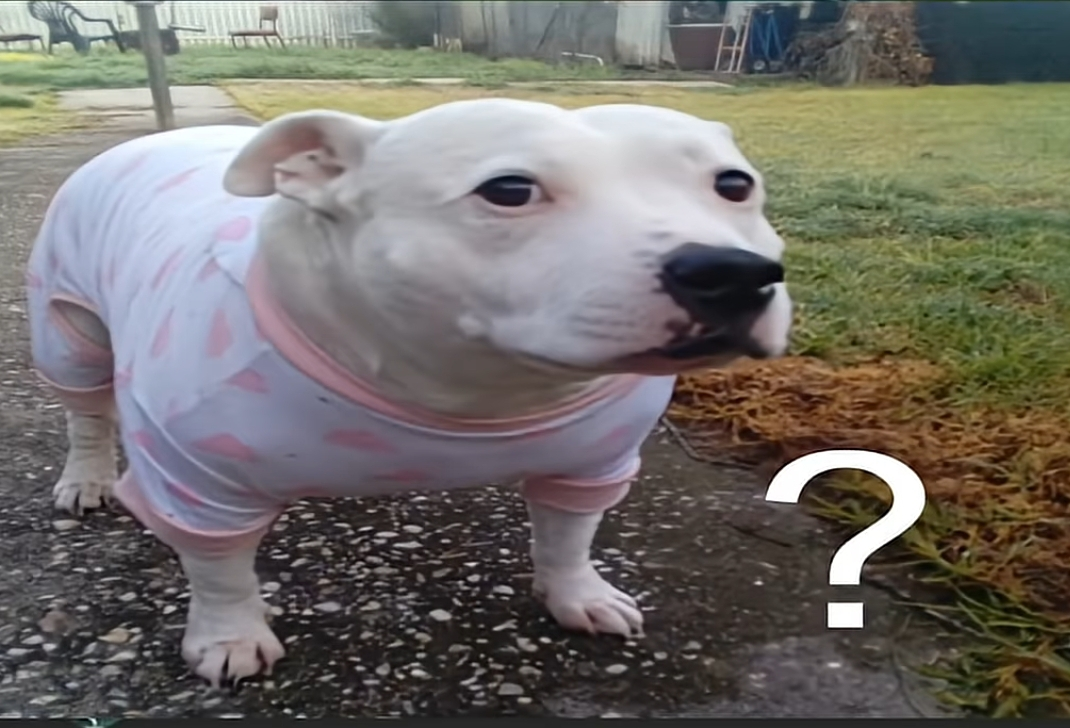
#> input picture P1/p1_material/images_notebook/Dog.jpeg, 1070 x 728 px; the run also reads 4 pictures not shown here
$ jupyter execute --allow-errors 2026_ComputerVision_P1_Ton.ipynb   (shell and % lines are left out)
#> lines starting #> are read from the running program, lines starting #| are printed output that depends on the picture; after the words box and inside, x2 and y2 are one past the last pixel; in counts of white or black regions, pixels touching at a corner belong together
# Computer Vision - P1

### *Carefully read the following instructions before start coding.*

### **Prerequisite**

- Before starting P1, you must **complete the 'p1_tutorial'.** The tutorial introduces the key concepts and steps needed to complete the practice successfully. Completing it first will help you understand the requirements and avoid common mistakes.

==============================================================================================

## **P1: Basics on Image Processing and Manipulation**
==============================================================================================

### The main topics are:

1. Image loading, saving and creation

2. Color manipulation

To complete this exercise, we will work with the following concepts: **image creation**, **data types**, and **image manipulation**.

==============================================================================================
### Packages loading

First we need to import the required Python packages for basic image manipulation.

Run the following code:

[cell 1]
import numpy as np # useful for manipulating matrices
from skimage import io # useful for image loading and saving
from matplotlib import pyplot as plt # useful for plotting images on iPython or Jupyter Notebooks
import matplotlib.image as mpimg

Note that commands starting with the percentage sign (`%`) are special internal commands to ipython (as opposed to Python code to be run). In the case below, we set the matplotlib environment to display images results inline (i.e. the images will be shown **inside the
notebook**):

==============================================================================================

### **1.1 Image creation**

Remember that [Numpy](https://docs.scipy.org/doc/numpy-1.13.0/reference/) allows us to define images of different kinds treating them as matrices.

The most common examples are:

* Binary: with values of 0 or 1, interpreted as black or white, respectively.
* Grayscale: with possible data types uint8, uint16, double, whose pixel values define their intensity.
* RGB Image: color images consisting of 3 matrices (usually called 'channels'), which contain intensity values for each color separately R (red), G (green) and B (blue).

**a) Create and display a 100 × 100 grayscale image represented as a 2D array.**
 - Each element of the array must be an 8-bit unsigned integer (`uint8`).
 - Initialize all elements to zero.
 - Hide the axes when displaying the image.
 - Print the data type (dtype) of the created image.

[cell 2]
image = np.zeros((100,100),dtype=np.uint8) # Create an image of 100x100 with all zeros using uint8
print(image.dtype) # Print the Data Type

# Show image without axes in grayscale
plt.imshow(image, cmap='gray')
plt.axis("off")
plt.show()
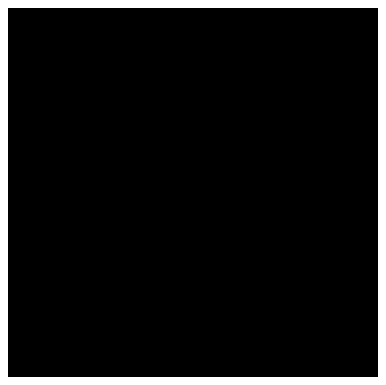
#> figure drawn by matplotlib, 1 panel

**b) How many distinct intensity levels can each pixel represent in this uint8 grayscale image? Explain your answer.**

Each pixel can represent up to 256 colours (from 0 to 255) if represented in uint8. Because an integer of 8 bits can only represent that much numbers (2<sup>8</sup> = 256).

**c) Create and display a 100 × 100 RGB image represented as a 3D array.**
 - Each element of the array must be an 8-bit unsigned integer (`uint8`).
 - Initialize all elements to zero.
 - Then, convert the RGB image to Grayscale using `rgb2gray`.
 - Print the data type (dtype) and dimension (shape) of both images.

[cell 3]
from skimage.color import rgb2gray

rgb = np.zeros((100,100,3), dtype=np.uint8) # Create an RGB image of 100x100 with all zeros using uint8
grayscale = rgb2gray(rgb)

# Print the Data Type and show both images without axes
plt.imshow(rgb)
plt.axis("off")
plt.show()
print("RGB Data Type:", rgb.dtype)

plt.imshow(grayscale, cmap='gray')
plt.axis("off")
plt.show()
print("Grayscale Data Type:", grayscale.dtype)

**d) Modify the pixel values of the image created in Section 1.1(a) to reproduce the images shown below. Display the modified images using a figure with three subplots.**

Visualize the images and print the values of its first row.

[cell 4]
image1 = np.zeros((100, 100), dtype=np.uint8)
image2 = np.zeros((100, 100), dtype=np.uint8)
image3 = np.zeros((100, 100), dtype=np.uint8)

image1[:, 50:] = 255
image2[50:, :] = 255
image3[:50, :50] = 255

fig = plt.figure(figsize=(12, 4)) # Create a figure with 1 row and 3 columns
fig.patch.set_facecolor('xkcd:mid blue') # Change background colour

# First subplot
fig.add_subplot(1, 3, 1)
plt.imshow(image1, cmap='gray')
plt.axis('off')

# Second subplot
fig.add_subplot(1, 3, 2)
plt.imshow(image2, cmap='gray')
plt.axis('off')

# Third subplot
fig.add_subplot(1, 3, 3)
plt.imshow(image3, cmap='gray')
plt.axis('off')

plt.tight_layout() # Adjust spacing between the subplots.
plt.show() # Display the figure.
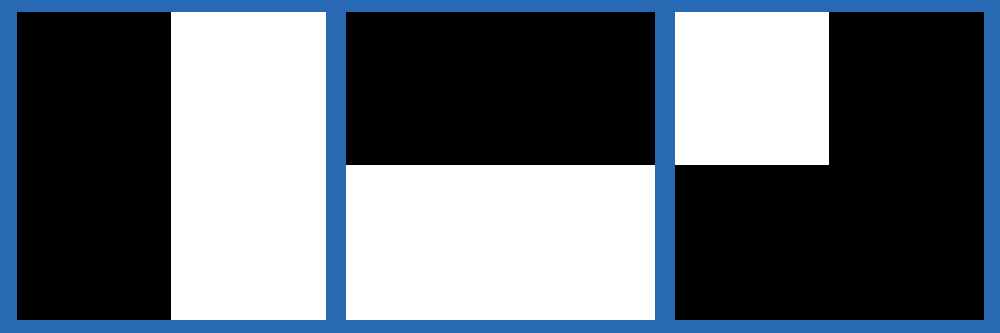
#> figure drawn by matplotlib, 3 panels

# Print values of first row
print("First row of Image 1:", image1[0])
print("First row of Image 2:", image2[0])
print("First row of Image 3:", image3[0])

**e) Vertically flip the third image, generated above, to create a mirror illusion, as illustrated below.**
- Display the resulting image while preserving the axes.
- You can consult the NumPy documentation for help: [NumPy `flip` documentation](https://numpy.org/devdocs/reference/generated/numpy.flip.html).

[cell 5]
flip_image3 = np.flip(image3, axis=0)

plt.imshow(flip_image3, cmap='gray')
plt.axis("off")
plt.show()
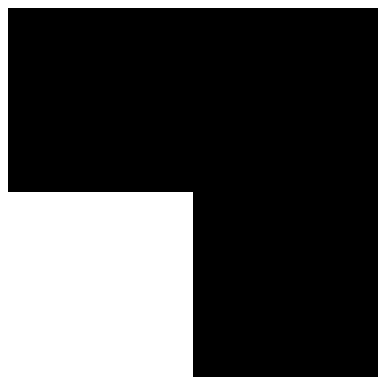
#> figure drawn by matplotlib, 1 panel

**f) Create an RGB image by combining the three grayscale images created in the previous steps.**

Follow these steps:

1. Create a **100 × 100 RGB image** using the `uint8` data type and initialize all pixel values to zero.
2. Use the first grayscale image (`img1`) to define the **red channel** of the RGB image.
3. Use the second grayscale image (`img2`) to define the **green channel**.
4. Use the third grayscale image (`img3`) to define the **blue channel**.
5. Display the resulting RGB image (the expected result is illustrated below).


[cell 6]
rgb_image = np.zeros((100,100, 3),dtype=np.uint8) # Create RGB 100x100 image

rgb_image[:, :, 0] = image1 # Image 1 define Red Channel
rgb_image[:, :, 1] = image2 # Image 2 define Green Channel
rgb_image[:, :, 2] = image3 # Image 1 define Blue Channel

# Display result
plt.imshow(rgb_image)
plt.axis('off')
plt.show()
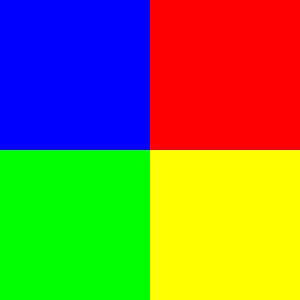
#> shown: shape (100, 100, 3) (shown 3 times larger); mean R, G, B 127.5, 127.5, 63.8

### **1.2 Image saving and loading**

**a) Use the `io` module to save the previously generated RGB image in a directory named `output`.**
- If the directory does not exist, we create it using Python.
- Save the image with the filename `rgb_image.png`.

[cell 7]
import os
if not os.path.exists("output"):
    os.mkdir("output")

[cell 8]
io.imsave('output/rgb_image.png',rgb_image)

**b) Load the saved image and display it.**
- Additionally, print its dimensions, the value of the pixel at `(10, 10)`, and its data type (`dtype`) to verify that everything is correct.

[cell 9]
img = mpimg.imread("output/rgb_image.png")
plt.imshow(img)
plt.axis("off")
plt.show()
print("Dimensions:", img.ndim)
#| Dimensions: 3
print("Value of Pixel 10,10:", img[10,10])
#| Value of Pixel 10,10: [0. 0. 1.]
print("Data Type:", img.dtype)
#| Data Type: float32

### **1.3 Basic image manipulations: RGB to grayscale, data type conversion, thresholding, and more**

**a) Load and display the image `panda.jpg` from the `images_notebook` directory.**
 - Print the image dimensions and data type.
 - Then, convert it to grayscale using `rgb2gray`.
 - Display the resulting grayscale image using an appropriate colormap.
 - Print the image dimensions and data type of the grayscale image.

[cell 10]
panda = mpimg.imread("images_notebook/Dog.jpeg")
#> panda is the input picture: shape (728, 1070, 3); mean R, G, B 114.5, 111.1, 105.7
plt.imshow(panda)
plt.axis("off")
plt.show()
print("RGB Dimensions:", panda.ndim)
#| RGB Dimensions: 3
print("RGB Data Type:", panda.dtype)
#| RGB Data Type: uint8

graypanda = rgb2gray(panda)
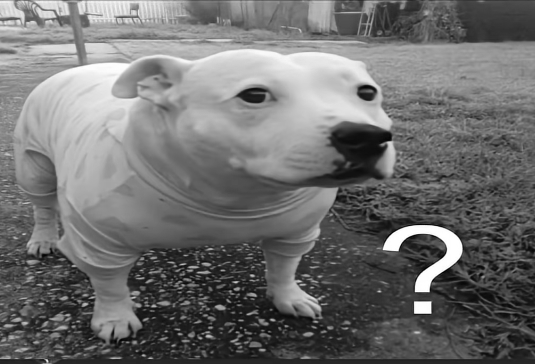
#> graypanda: shape (728, 1070) float64 (shown at 1/2 size); min 0, max 1, mean 0.437
plt.imshow(graypanda, cmap='gray')
plt.axis("off")
plt.show()
print("Grayscale Dimensions:", graypanda.ndim)
#| Grayscale Dimensions: 2
print("Grayscale Data Type:", graypanda.dtype)
#| Grayscale Data Type: float64

**b) Save the grayscale image**

- Save the grayscale image generated above in the `output` directory with the filename `panda_gray.jpg`.
- Check the [documentation](https://scikit-image.org/docs/stable/api/skimage.util.html#skimage.util.img_as_ubyte) for `img_as_ubyte` to understand how to convert the grayscale image to `uint8` before saving it.
- Display the original RGB image and the grayscale image side by side in a figure with two subplots.
- Print the minimum and maximum values of each image:
  - RGB
  - Grayscale (original)
  - Grayscale (after converting it to uint8)

[cell 11]
from skimage import img_as_ubyte

# Save Grayscale image in uint8
graypanda8 = img_as_ubyte(graypanda)
io.imsave('output/panda_gray.jpg',graypanda8)

# Create Figure with 2 Subplots
fig = plt.figure(figsize=(8, 4)) # Create a figure with 1 row and 2 columns
fig.patch.set_facecolor('xkcd:mid blue') # Change background colour

# First subplot
fig.add_subplot(1, 2, 1)
plt.imshow(panda)
plt.axis('off')

# Second subplot
fig.add_subplot(1, 2, 2)
plt.imshow(graypanda, cmap='gray')
plt.axis('off')

plt.tight_layout() # Adjust spacing between the subplots.
plt.show() # Display the figure.

# Print information
print("Minimum Value of RGB:", panda.min())
#| Minimum Value of RGB: 0
print("Maximum Value of RGB:", panda.max())
#| Maximum Value of RGB: 255
print("Minimum Value of Grayscale:", graypanda.min())
#| Minimum Value of Grayscale: 0.0
print("Maximum Value of Grayscale:", graypanda.max())
#| Maximum Value of Grayscale: 1.0
print("Minimum Value of uint8 Grayscale:", graypanda8.min())
#| Minimum Value of uint8 Grayscale: 0
print("Maximum Value of uint8 Grayscale:", graypanda8.max())
#| Maximum Value of uint8 Grayscale: 255

**c) Compute the mean of the previous grayscale image (before converting it to `uint8`) and use a logical operation to obtain a binary image.**
- Pixels with values greater than the mean should be displayed as white (`1`), while all other pixels should be displayed as black (`0`).
- Display the resulting binary image.

[cell 12]
# graypanda -> binpanda
binpanda = graypanda > graypanda.mean()
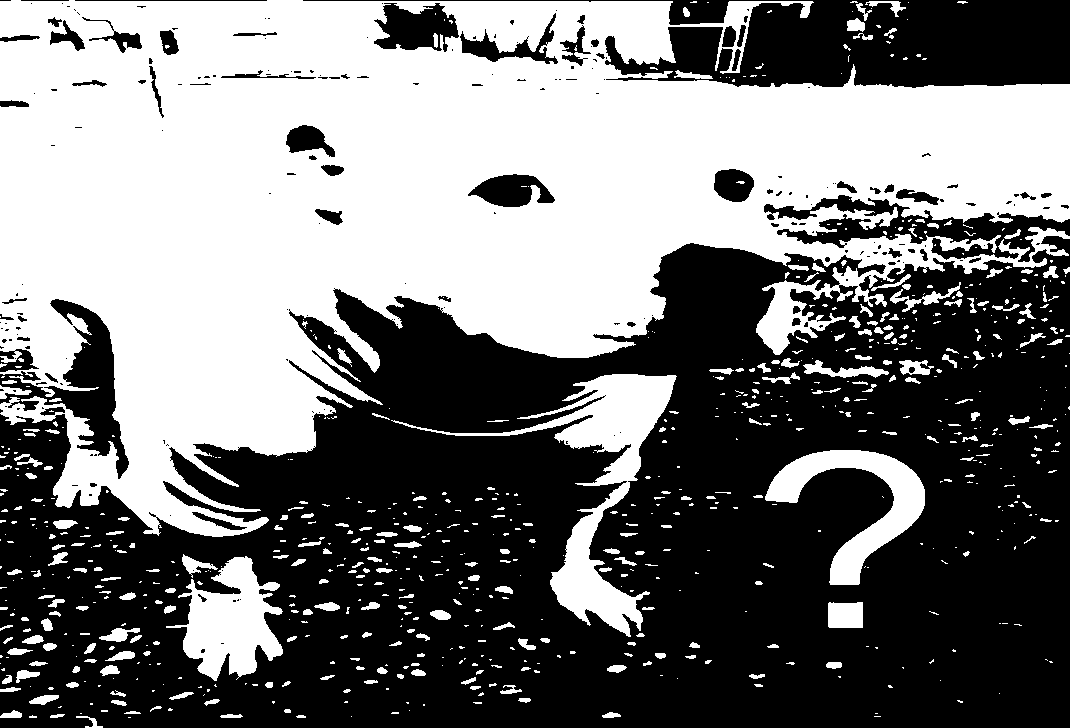
#> binpanda: shape (728, 1070) bool; 46.3% white; 812 white regions (534 under 20 px), largest, box (x1, y1, x2, y2) and area: (0, 0, 1070, 537) 312416, (391, 374, 677, 637) 13405, (166, 556, 283, 681) 7650

plt.imshow(binpanda, cmap='gray')
plt.axis("off")
plt.show()

**d) Display the original RGB image, the grayscale image, and the binary image side by side in a figure with three subplots.**
- Add the titles `Original`, `Grayscale`, and `Binary`, respectively, and hide the axes.

[cell 13]
# Create Figure with 3 Subplots
fig = plt.figure(figsize=(8, 4)) # Create a figure with 1 row and 3 columns
fig.patch.set_facecolor('xkcd:mid blue') # Change background colour

# First subplot
fig.add_subplot(1, 3, 1)
plt.imshow(panda)
plt.title('Original')
plt.axis('off')

# Second subplot
fig.add_subplot(1, 3, 2)
plt.imshow(graypanda, cmap='gray')
plt.title('Grayscale')
plt.axis('off')

# Second subplot
fig.add_subplot(1, 3, 3)
plt.imshow(binpanda, cmap='gray')
plt.title('Binary')
plt.axis('off')

plt.tight_layout() # Adjust spacing between the subplots.
plt.show() # Display the figure.

**e) Create a new RGB black image that is 15% larger than the original `panda` image in both height and width. Then, embed the original panda image in the center of the new image.**

Follow these steps:

1. Use the previously loaded image `img_panda`.
2. Retrieve the **shape** of `img_panda` to determine its height, width, and number of channels.
3. Create a new black RGB image whose:
   - height is 15% larger than the height of `img_panda`;
   - width is 15% larger than the width of `img_panda`;
   - number of channels is 3.
4. Use the `uint8` data type for the new image.
5. Place `img_panda` in the **center** of the new black image using array slicing.
6. Display the resulting framed image (expected result is shown below).

> **Note:** Be careful with the **number of channels** when creating the new image. An RGB image must have three channels.

> **Note:** Print the shapes of both `img_panda` and the new image. Verify that the height and width of the new image are approximately **15% larger** than those of the original image.

> **Optional:** As an alternative approach, investigate how the `rescale` function from `skimage.transform` could be used to create an image 15% larger.

[cell 14]
h, w, c = panda.shape # Get image shape

# Create framed_image 15% bigger
new_h = int(h * 1.15)
new_w = int(w * 1.15)
framed_image = np.zeros((new_h, new_w, 3), dtype=np.uint8)

# Place panda in the center
y_offset = (new_h - h) // 2
x_offset = (new_w - w) // 2
framed_image[y_offset:y_offset+h, x_offset:x_offset+w, :] = panda
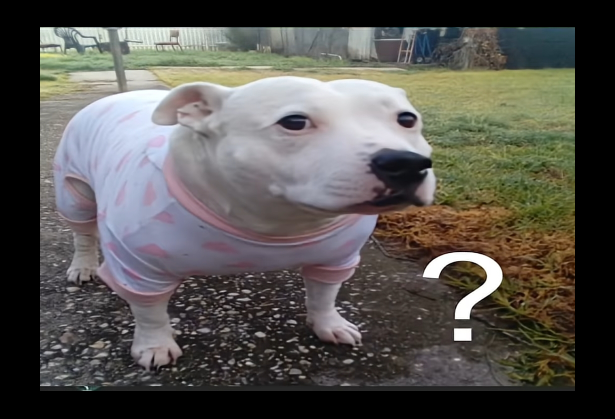
#> framed_image: shape (837, 1230, 3) (shown at 1/2 size); mean R, G, B 86.6, 84.1, 79.9

# Prints
print(f"Panda dimensions: {panda.shape}")
#| Panda dimensions: (728, 1070, 3)
print(f"Framed_image dimension: {framed_image.shape}")
#| Framed_image dimension: (837, 1230, 3)
#> (the rest of the program and of its run is left out)
